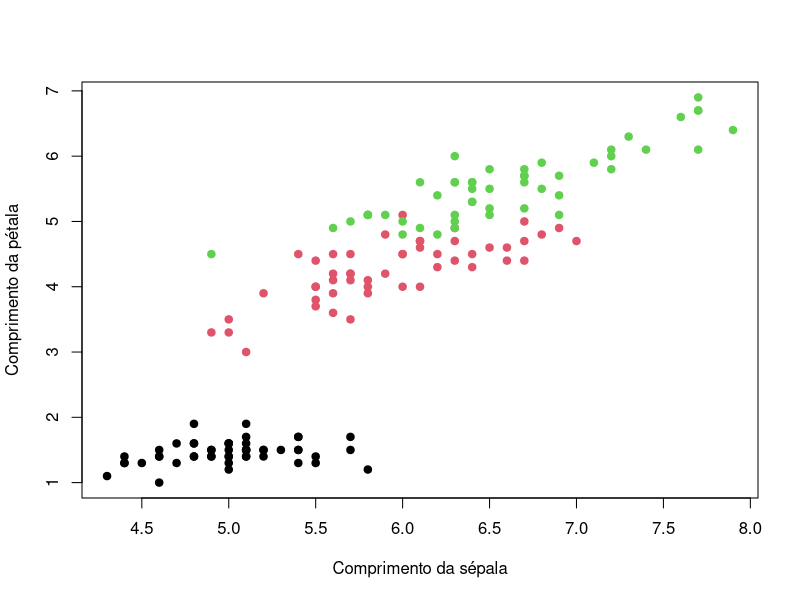

This chart was generated by the following R code:
# MANOVA ----

# Ajuste e resultados ----
ajuste <- manova(cbind(Sepal.Length, Petal.Length) ~ Species, data = iris)
print(summary(ajuste, test = "Pillai"))
print(summary.aov(ajuste))

# Visualização e diagnóstico ----
plot(iris$Sepal.Length, iris$Petal.Length, col = iris$Species, pch = 19, xlab = "Comprimento da sépala", ylab = "Comprimento da pétala")
